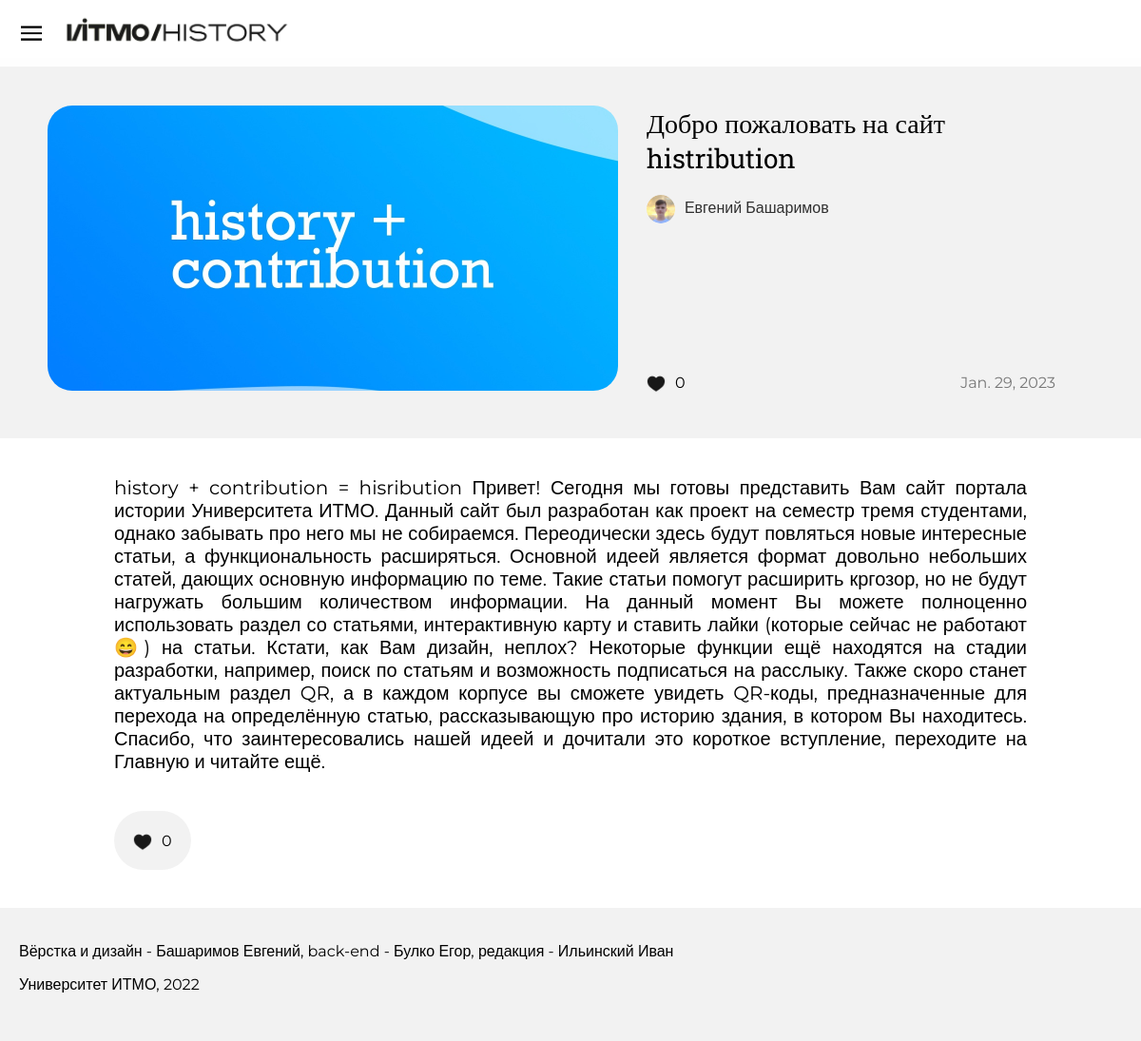
The app's page /article/2 with its own data.
### main/models.py (models this page shows, shortened)
class Article(models.Model):
    title = models.CharField(max_length = 255)
    isBigFormat = models.BooleanField(default=False)
    author = models.ForeignKey('Author', on_delete=models.PROTECT)
    description = models.TextField()
    text = models.TextField()
    likes = models.IntegerField()
    date = models.DateField(auto_now_add = True)
    images = models.ManyToManyField('Images')
    class Meta:
        ordering = ["date"]

class Images(models.Model):
    name = models.CharField(max_length=100)
    image = models.ImageField(upload_to='articles')

class Author(models.Model):
    fullName = models.CharField(max_length = 255)
    photo = models.ImageField(upload_to='authors')

### main/views.py (the view)
# urls.py: path('article/<int:articleId>', views.detailArticle, name="detailArticle"),
def detailArticle(request, articleId):
    article = models.Article.objects.get(id = articleId)
    context = {
        'article': article
    }
    return render(request, 'detailArticle.html', context)

### main/templates/detailArticle.html (shortened to what this page needs)
{% extends "base.html" %}
{% load static %}
{% block content %}
{% if article.isBigFormat %}
<div class="bigFormatHead"><div class="bigFormatHeadPh" id="bigFormatPh"></div></div>
<div class="campArticleUser">
    <div class="articleUser">
        <img src="{{ article.author.photo.url }}">
        <p>{{ article.author.fullName }}</p>
    </div>
</div>
{% else %}
<div class="fullHead">
	<div class="fullPhoto" style="background-image: url('{{ article.images.all.1.image.url }}');"></div>
	<div class="fullInfo">
	<p class="bigTitle">{{ article.title }}</p>
	<div class="articleUser">
		 <img src="{{ article.author.photo.url }}">
		 <p>{{ article.author.fullName }}</p>
	</div>
	</div>
	<div class="shortSocialBox">
			 <img class="socialIcon" src="{% static 'images/icons/heart.png' %}">
			 <p class="socialCount">{{ article.likes }}</p>
			 <p class="shortDate">{{ article.date }}</p>
	 </div>
</div>
{% endif %}
<div class="fullContent">
	<p>{{ article.text }}</p>
</div>
<div id="commentsBox" onclick="setLike()">
	<img class="socialIcon" id="likeImg" src="{% static 'images/icons/heart.png' %}">
	<p class="socialCount" id="likes">{{ article.likes }}</p>
</div>
{% endblock content %}

### main/static/css/style.css (style rules this page uses)
body { margin: 0; padding-top: 1px; }
@media screen and (min-width: 751px) { .shortSocialBox { height: 30%; padding: 0px 20px 20px 0px; display: block; } }
.socialIcon { height: 20px; float: left; margin-right: 10px; opacity: .9; margin-top: 2px; }
.shortDate { float: right; font-family: 'Montserrat', sans-serif; margin: 2px 20px 0px 0px; opacity: .5; }
.articleUser { height: 30px; }
.articleUser img { height: 20px; border-radius: 10px; float: left; margin-right: 10px; margin-top: 16px; }
.articleUser p { height: 20px; font-size: 16px; opacity: .8; border-radius: 10px; float: left; margin-right: 10px; margin-top: 16px; font-family: 'Montserrat', sans-serif; }
.socialCount { float: left; margin: 2px 0px 0px 0px; font-family: 'Montserrat', sans-serif; }
@media screen and (min-width: 990px) { .fullHead { margin-top: 60px; background-color: #f2f2f2; height: 300px; padding-top: 50px; padding-bottom: 50px; padding-right: 50px; } }
@media screen and (min-width: 990px) { .fullPhoto { height: 300px; width: 600px; margin: 0px 30px 0px 50px; background-color: gray; border-radius: 26px; background-size: cover; background-position: center; float: left; } }
@media screen and (min-width: 990px) { .fullInfo { height: calc(100% - 20px); } }
@media screen and (min-width: 990px) { .bigTitle { font-family: 'Roboto Slab', serif; font-size: 28px; margin-top: 0px; margin-bottom: 10px; } }
@media screen and (min-width: 990px) { .fullInfo .articleUser img { height: 30px; border-radius: 15px; float: left; margin-right: 10px; margin-top: 10px; } }
@media screen and (min-width: 990px) { .fullInfo .articleUser p { font-family: 'Montserrat', sans-serif; height: 20px; font-size: 16px; opacity: .8; border-radius: 10px; float: left; margin-right: 10px; margin-top: 14px; } }
.fullContent { margin-left: 10%; padding-top: 20px; padding-bottom: 20px; height: fit-content; width: 80%; background-color: white; }
.fullContent p { max-width: 100%; font-size: 20px; font-family: 'Montserrat', sans-serif; text-align: justify !important; }
#commentsBox { background-color: #f2f2f2; height: auto; border-radius: 50px; margin-left: 10%; padding: 20px 20px 20px 20px; margin-bottom: 40px; float: left; }

### records on screen
Article: images.all.1.image (picture), title "Добро пожаловать на сайт histribution", author.photo (placeholder picture), author.fullName "Евгений Башаримов", likes "0", date "Jan. 29, 2023", text "history + contribution = hisribution Привет! Сегодня мы готовы представить Вам сайт портала истории Университета ИТМО. Данный сайт был разработан как проект на семестр тремя студентами, однако забывать про него мы не собираемся. Переодически здесь будут повляться новые интересные статьи, а функциональность расширяться. Основной идеей является формат довольно небольших статей, дающих основную информацию по теме. Такие статьи помогут расширить кргозор, но не будут нагружать большим количеством информации. На данный момент Вы можете полноценно использовать раздел со статьями, интерактивную карту и ставить лайки (которые сейчас не работают 😄) на статьи. Кстати, как Вам дизайн, неплох? Некоторые…"
